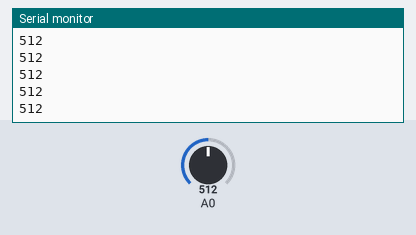
The sketch below on a simulated Arduino Uno, built with avr-gcc and run on an emulated ATmega328P. On the bench: the last lines printed to the serial monitor. Inputs (shaded band) come from the test bench; at power-on: A0 = 512.

Above: at 1.2 s.
1.3 s: A0 set to 390
At 2.3 s:
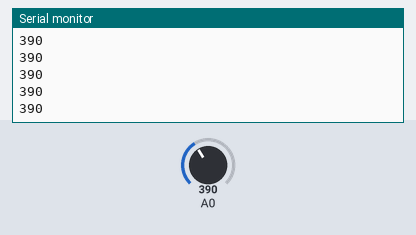
2.8 s: A0 set to 410
At 3.7 s:
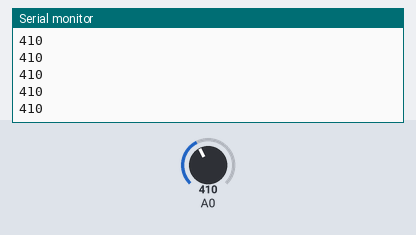
Timing chart, 0 to 5.8 s (numbered marks = the images above; inputs shaded):
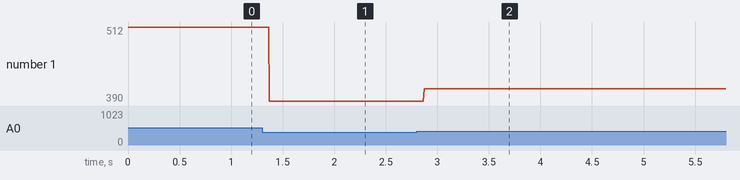

Measured:
- after the input at 1.3 s, the serial monitor: prints a new line after 0.07 s (image 1)
- after the input at 2.8 s, the serial monitor: prints a new line after 0.07 s (image 2)
- plotted number 1: 512 → 390 after the input at 1.3 s, 390 → 410 after the input at 2.8 s

The sketch:

LED.ino
```cpp
int led = 2;

// the setup routine runs once when you press reset:
void setup() {
  // initialize serial communication at 9600 bits per second:
  Serial.begin(9600);
}

// the loop routine runs over and over again forever:
void loop() {
  // read the input on analog pin 0:
  int knobValue = analogRead(A0);
  // print out the value you read:
  Serial.println(knobValue);

  if(knobValue > 400) {
    digitalWrite(led, HIGH);
  }
  else {
    digitalWrite(led, 0);
  }
}
```
